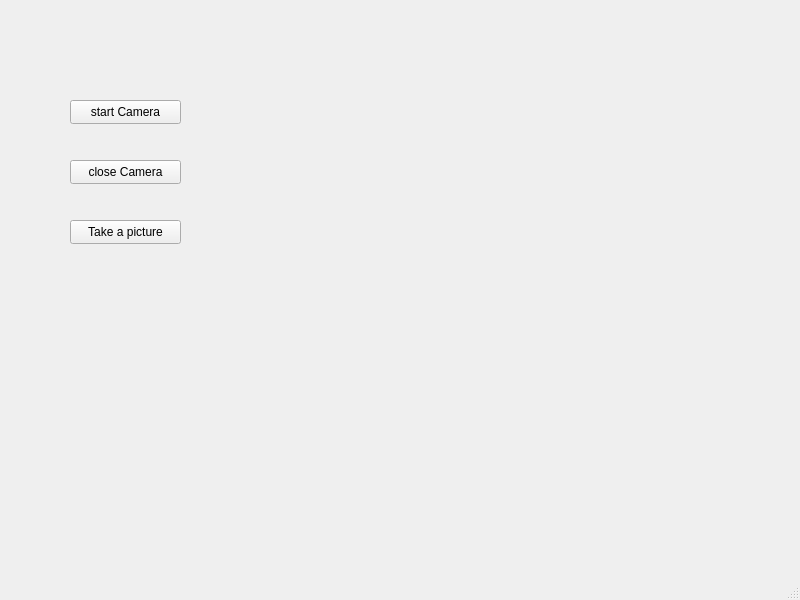
<?xml version="1.0" encoding="UTF-8"?>
<ui version="4.0">
 <class>MainWindow</class>
 <widget class="QMainWindow" name="MainWindow">
  <property name="geometry">
   <rect>
    <x>0</x>
    <y>0</y>
    <width>800</width>
    <height>600</height>
   </rect>
  </property>
  <property name="windowTitle">
   <string>MainWindow</string>
  </property>
  <widget class="QWidget" name="centralwidget">
   <widget class="QPushButton" name="pushButton">
    <property name="geometry">
     <rect>
      <x>70</x>
      <y>100</y>
      <width>111</width>
      <height>24</height>
     </rect>
    </property>
    <property name="text">
     <string>start Camera</string>
    </property>
   </widget>
   <widget class="QPushButton" name="pushButton_2">
    <property name="geometry">
     <rect>
      <x>70</x>
      <y>160</y>
      <width>111</width>
      <height>24</height>
     </rect>
    </property>
    <property name="text">
     <string>close Camera</string>
    </property>
   </widget>
   <widget class="QPushButton" name="pushButton_3">
    <property name="geometry">
     <rect>
      <x>70</x>
      <y>220</y>
      <width>111</width>
      <height>24</height>
     </rect>
    </property>
    <property name="text">
     <string>Take a picture</string>
    </property>
   </widget>
  </widget>
  <widget class="QMenuBar" name="menubar">
   <property name="geometry">
    <rect>
     <x>0</x>
     <y>0</y>
     <width>800</width>
     <height>22</height>
    </rect>
   </property>
  </widget>
  <widget class="QStatusBar" name="statusbar"/>
 </widget>
 <resources/>
 <connections/>
</ui>
